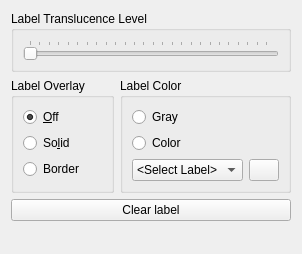
<?xml version="1.0" encoding="UTF-8"?>
<ui version="4.0">
 <class>LabelsWidget</class>
 <widget class="QWidget" name="LabelsWidget">
  <property name="geometry">
   <rect>
    <x>0</x>
    <y>0</y>
    <width>302</width>
    <height>254</height>
   </rect>
  </property>
  <property name="sizePolicy">
   <sizepolicy hsizetype="Minimum" vsizetype="Minimum">
    <horstretch>0</horstretch>
    <verstretch>0</verstretch>
   </sizepolicy>
  </property>
  <property name="minimumSize">
   <size>
    <width>302</width>
    <height>254</height>
   </size>
  </property>
  <property name="maximumSize">
   <size>
    <width>302</width>
    <height>254</height>
   </size>
  </property>
  <property name="windowTitle">
   <string>Form</string>
  </property>
  <layout class="QVBoxLayout" name="verticalLayout">
   <item>
    <widget class="QGroupBox" name="groupBox_3">
     <property name="title">
      <string>Label Translucence Level</string>
     </property>
     <layout class="QVBoxLayout" name="verticalLayout_4">
      <item>
       <widget class="QSlider" name="translucentSlider">
        <property name="enabled">
         <bool>true</bool>
        </property>
        <property name="maximum">
         <number>255</number>
        </property>
        <property name="orientation">
         <enum>Qt::Horizontal</enum>
        </property>
        <property name="tickPosition">
         <enum>QSlider::TicksAbove</enum>
        </property>
       </widget>
      </item>
     </layout>
    </widget>
   </item>
   <item>
    <layout class="QGridLayout" name="gridLayout">
     <property name="sizeConstraint">
      <enum>QLayout::SetDefaultConstraint</enum>
     </property>
     <item row="3" column="1">
      <widget class="QGroupBox" name="groupBox_2">
       <property name="title">
        <string>Label Color</string>
       </property>
       <layout class="QGridLayout" name="gridLayout_2">
        <item row="2" column="0">
         <widget class="QComboBox" name="label_select_comboBox">
          <item>
           <property name="text">
            <string>&lt;Select Label&gt;</string>
           </property>
          </item>
         </widget>
        </item>
        <item row="0" column="0">
         <widget class="QRadioButton" name="gray_label">
          <property name="text">
           <string>Gray</string>
          </property>
          <property name="checked">
           <bool>false</bool>
          </property>
         </widget>
        </item>
        <item row="1" column="0">
         <widget class="QRadioButton" name="color_label">
          <property name="text">
           <string>Color</string>
          </property>
          <property name="checked">
           <bool>false</bool>
          </property>
         </widget>
        </item>
        <item row="2" column="1">
         <widget class="QPushButton" name="color_select_buttom">
          <property name="maximumSize">
           <size>
            <width>30</width>
            <height>30</height>
           </size>
          </property>
          <property name="autoFillBackground">
           <bool>true</bool>
          </property>
          <property name="text">
           <string/>
          </property>
         </widget>
        </item>
       </layout>
      </widget>
     </item>
     <item row="3" column="0">
      <widget class="QGroupBox" name="groupBox">
       <property name="title">
        <string>Label Overlay</string>
       </property>
       <layout class="QVBoxLayout" name="verticalLayout_2">
        <item>
         <widget class="QRadioButton" name="no_label">
          <property name="text">
           <string>&amp;Off</string>
          </property>
          <property name="checked">
           <bool>true</bool>
          </property>
         </widget>
        </item>
        <item>
         <widget class="QRadioButton" name="solid_label">
          <property name="text">
           <string>So&amp;lid</string>
          </property>
          <property name="checked">
           <bool>false</bool>
          </property>
         </widget>
        </item>
        <item>
         <widget class="QRadioButton" name="border_label">
          <property name="text">
           <string>Border</string>
          </property>
          <property name="checked">
           <bool>false</bool>
          </property>
         </widget>
        </item>
       </layout>
      </widget>
     </item>
    </layout>
   </item>
   <item>
    <widget class="QPushButton" name="clearLabelButton">
     <property name="sizePolicy">
      <sizepolicy hsizetype="Minimum" vsizetype="Expanding">
       <horstretch>0</horstretch>
       <verstretch>0</verstretch>
      </sizepolicy>
     </property>
     <property name="text">
      <string>Clear label</string>
     </property>
    </widget>
   </item>
   <item>
    <spacer name="verticalSpacer">
     <property name="orientation">
      <enum>Qt::Vertical</enum>
     </property>
     <property name="sizeHint" stdset="0">
      <size>
       <width>20</width>
       <height>40</height>
      </size>
     </property>
    </spacer>
   </item>
  </layout>
 </widget>
 <resources/>
 <connections/>
</ui>
